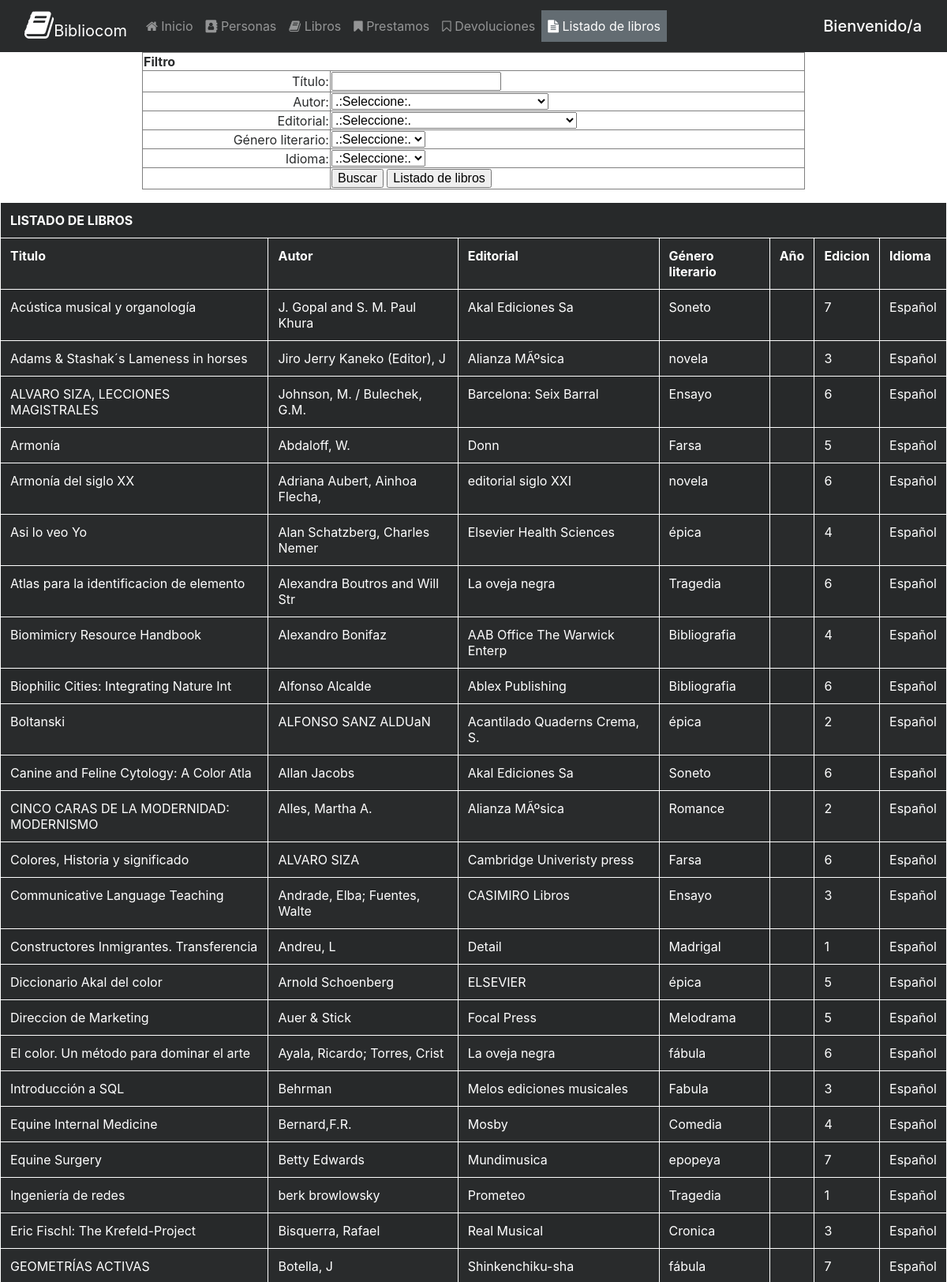
The page /listado_libros.php (signed in, upper part) on the database its author committed.
### tables this page shows
create table libro
(
	id_libro int(10) not null auto_increment,
	titulo varchar(40) not null,
	id_autor_fk int(10) not null,
	id_editorial_fk int(10) not null,
	id_genero_lit_fk int(10) not null,
	año int(5) not null,
	edicion int(10) not null,
	id_idioma_fk int(10) not null, 
	primary key(id_libro),
	foreign key(id_autor_fk) references autor(id_autor),
	foreign key(id_editorial_fk) references editorial(id_editorial),
	foreign key(id_genero_lit_fk) references genero_lit(id_genero_lit),
	foreign key(id_idioma_fk) references idioma(id_idioma)
);

create table autor
(
	id_autor int(10) not null auto_increment,
	nombre_autor text not null,
	primary key(id_autor)
);

create table editorial
(
	id_editorial int(10) not null auto_increment,
	nombre_editorial varchar(30) not null,
	primary key(id_editorial)
);

create table genero_lit
(
	id_genero_lit int(10) not null auto_increment,
	nombre_genero_lit varchar(20) not null,
	primary key(id_genero_lit)
);

create table idioma
(
	id_idioma int(10) not null auto_increment,
	nombre_idioma varchar(30) not null,
	primary key(id_idioma)
);

### listado_libros.php (the view, shortened to what this page needs)
<?php
$link = conectar();
extract($_POST);
$id_per = $_SESSION['id_per'];
$query_per = "SELECT * FROM persona WHERE id_persona = '$id_per'";
$result_per = mysqli_query($link, $query_per) ;
$datosPersona = mysqli_fetch_array($result_per);
extract($datosPersona);
$condicion_autor ="";
$condicion_editorial ="";
$condicion_genero_literario ="";
$condicion_idioma = "";
$condicion_titulo = "";
$query_filtro = "select l.titulo as Titulo, a.nombre_autor as Autor, e.nombre_editorial as Editorial, g.nombre_genero_lit as Genero_Literario, l.edicion, i.nombre_idioma as Idioma
from libro l, autor a, editorial e, genero_lit g, idioma i
where
			l.id_autor_fk = a.id_autor and
			l.id_editorial_fk = e.id_editorial and
			l.id_genero_lit_fk = g.id_genero_lit and
			l.id_idioma_fk =  i.id_idioma";
 $query_completa = $query_filtro.$condicion_autor.$condicion_editorial.$condicion_genero_literario.$condicion_idioma.$condicion_titulo;
$result_lista = mysqli_query($link, $query_completa);
?>
<html>
<head>
    <link rel="stylesheet" href="css/estilosBiblioteca.css">
    <link rel="stylesheet" href="css/font-awesome.min.css">
</head>
<body>
<header class="encabezado">
          <nav class="navbar navbar-toggleable-md navbar-inverse bg-inverse">
          <div class="container">
  <a class="navbar-brand" href="index.php"><i class="fa fa-book fa-2x" aria-hidden="true"></i>Bibliocom</a>
  <div class="collapse navbar-collapse" id="navbarTogglerDemo02">
    <ul class="navbar-nav mr-auto mt-2 mt-md-0">
      <li class="nav-item">
        <a class="nav-link" href="index.php"><i class="fa fa-home" aria-hidden="true"></i>     Inicio <span class="sr-only">(current)</span></a>
      </li>
      <li class="nav-item">
        <a class="nav-link" href="http://localhost/proyectobd2/personas.php" ><i class="fa fa-address-book" aria-hidden="true"></i>      Personas</a>
      </li>
      <li class="nav-item">
        <a class="nav-link" href="http://localhost/proyectobd2/libros.php"><i class="fa fa-book" aria-hidden="true"></i>      Libros</a>
      </li>
      <li class="nav-item">
        <a class="nav-link" href="http://localhost/proyectobd2/prestamos.php"><i class="fa fa-bookmark" aria-hidden="true"></i>      Prestamos</a>
      </li>
      <li class="nav-item">
        <a class="nav-link" href="http://localhost/proyectobd2/devoluciones.php"><i class="fa fa-bookmark-o" aria-hidden="true"></i>      Devoluciones</a>
      </li>
      <li class="nav-item active badge-default">
        <a class="nav-link" href="http://localhost/proyectobd2/listado_libros.php"><i class="fa fa-file-text" aria-hidden="true"></i>     Listado de libros</a>
      </li>
    </ul>
  </div>
  </div>
   <h1 class="navbar-brand mb-0">Bienvenido/a <?php echo "$nombre $apellido";  ?></h1>
</nav>
      </header>
	<form action="" method="post" class="form-group">
		<table width="70%" align="center" border='1'>
			<tr>
				<th colspan="2">
					Filtro
				</th>
			</tr>
			<tr>
				<td align="right">
					Título:
				</td>
				<td>
					<input type="text" name="sl_titulo" id="sl_titulo">
				</td>
			</tr>
			<tr>
			<tr>
				<td align="right">
					Autor:
				</td>
				<td>
					<select id="sl_autor" name="sl_autor">
						<option value='0'>.:Seleccione:.</option>;
				</td>
			</tr>
			<tr>
				<td align="right">
					Editorial:
				</td>
				<td>
					<select id="sl_editorial" name="sl_editorial">
						<option value='0'>.:Seleccione:.</option>
				</td>
			</tr>
			<tr>
				<td align="right">
					Género literario:
				</td>
				<td>
					<select id="sl_genero_lit" name="sl_genero_lit">
						<option value='0'>.:Seleccione:.</option>
				</td>
			</tr>
			<tr>
				<td align="right">
					Idioma:
				</td>
				<td>
					<select id="sl_idioma" name="sl_idioma">
						<option value='0'>.:Seleccione:.</option>
				</td>
			</tr>
			<tr>
				<td >
				</td>
				<td>
					<input type="submit" id="btn_filtro" name="btn_filtro" value="Buscar"/>
					<input type="button" value="Listado de libros" onclick="window.open('http://localhost/BasesDeDatosUDEC/inicioBiblioteca.html')" />
				</td>
			</tr>
		</table>
	</form>
	<table width="90%" align="center" border='1' class="table table-striped table-inverse">
		<tr>
			<th colspan="7">
				LISTADO DE LIBROS
			</th>
		</tr>
		<tr>
			<th>Titulo</th>
			<th>Autor</th>
			<th>Editorial</th>
			<th>Género literario</th>
			<th>Año</th>
			<th>Edicion</th>
			<th>Idioma</th>
		</tr>
		<?php
		while($fila_listado = mysqli_fetch_array($result_lista))
		{
			extract($fila_listado);
			echo "
				<tr>
					<td>$Titulo</td>
					<td>$Autor</td>
					<td>$Editorial</td>
					<td>$Genero_Literario</td>
					<td>$anio</td>
					<td>$edicion</td>
					<td>$Idioma</td>
				</tr>";
		}
		?>
	</table>
</body>
</html>

### rows shown on the page
libro: titulo "Acústica musical y organología", id_autor_fk.nombre_autor "J. Gopal and S. M. Paul Khura", id_editorial_fk.nombre_editorial "Akal Ediciones Sa", id_genero_lit_fk.nombre_genero_lit "Soneto", edicion "7", id_idioma_fk.nombre_idioma "Español"
libro: titulo "Adams & Stashak´s Lameness in horses", id_autor_fk.nombre_autor "Jiro Jerry Kaneko (Editor), J", id_editorial_fk.nombre_editorial "Alianza MÃºsica", id_genero_lit_fk.nombre_genero_lit "novela", edicion "3", id_idioma_fk.nombre_idioma "Español"
libro: titulo "ALVARO SIZA, LECCIONES MAGISTRALES", id_autor_fk.nombre_autor "Johnson, M. / Bulechek, G.M.", id_editorial_fk.nombre_editorial "Barcelona: Seix Barral", id_genero_lit_fk.nombre_genero_lit "Ensayo", edicion "6", id_idioma_fk.nombre_idioma "Español"
libro: titulo "Armonía", id_autor_fk.nombre_autor "Abdaloff, W.", id_editorial_fk.nombre_editorial "Donn", id_genero_lit_fk.nombre_genero_lit "Farsa", edicion "5", id_idioma_fk.nombre_idioma "Español"
libro: titulo "Armonía del siglo XX", id_autor_fk.nombre_autor "Adriana Aubert, Ainhoa Flecha,", id_editorial_fk.nombre_editorial "editorial siglo XXI", id_genero_lit_fk.nombre_genero_lit "novela", edicion "6", id_idioma_fk.nombre_idioma "Español"
libro: titulo "Asi lo veo Yo", id_autor_fk.nombre_autor "Alan Schatzberg, Charles Nemer", id_editorial_fk.nombre_editorial "Elsevier Health Sciences", id_genero_lit_fk.nombre_genero_lit "épica", edicion "4", id_idioma_fk.nombre_idioma "Español"
libro: titulo "Atlas para la identificacion de elemento", id_autor_fk.nombre_autor "Alexandra Boutros and Will Str", id_editorial_fk.nombre_editorial "La oveja negra", id_genero_lit_fk.nombre_genero_lit "Tragedia", edicion "6", id_idioma_fk.nombre_idioma "Español"
libro: titulo "Biomimicry Resource Handbook", id_autor_fk.nombre_autor "Alexandro Bonifaz", id_editorial_fk.nombre_editorial "AAB Office The Warwick Enterp", id_genero_lit_fk.nombre_genero_lit "Bibliografia", edicion "4", id_idioma_fk.nombre_idioma "Español"
libro: titulo "Biophilic Cities: Integrating Nature Int", id_autor_fk.nombre_autor "Alfonso Alcalde", id_editorial_fk.nombre_editorial "Ablex Publishing", id_genero_lit_fk.nombre_genero_lit "Bibliografia", edicion "6", id_idioma_fk.nombre_idioma "Español"
libro: titulo "Boltanski", id_autor_fk.nombre_autor "ALFONSO SANZ ALDUaN", id_editorial_fk.nombre_editorial "Acantilado Quaderns Crema, S.", id_genero_lit_fk.nombre_genero_lit "épica", edicion "2", id_idioma_fk.nombre_idioma "Español"
libro: titulo "Canine and Feline Cytology: A Color Atla", id_autor_fk.nombre_autor "Allan Jacobs", id_editorial_fk.nombre_editorial "Akal Ediciones Sa", id_genero_lit_fk.nombre_genero_lit "Soneto", edicion "6", id_idioma_fk.nombre_idioma "Español"
libro: titulo "CINCO CARAS DE LA MODERNIDAD: MODERNISMO", id_autor_fk.nombre_autor "Alles, Martha A.", id_editorial_fk.nombre_editorial "Alianza MÃºsica", id_genero_lit_fk.nombre_genero_lit "Romance", edicion "2", id_idioma_fk.nombre_idioma "Español"
libro: titulo "Colores, Historia y significado", id_autor_fk.nombre_autor "ALVARO SIZA", id_editorial_fk.nombre_editorial "Cambridge Univeristy press", id_genero_lit_fk.nombre_genero_lit "Farsa", edicion "6", id_idioma_fk.nombre_idioma "Español"
libro: titulo "Communicative Language Teaching", id_autor_fk.nombre_autor "Andrade, Elba; Fuentes, Walte", id_editorial_fk.nombre_editorial "CASIMIRO Libros", id_genero_lit_fk.nombre_genero_lit "Ensayo", edicion "3", id_idioma_fk.nombre_idioma "Español"
libro: titulo "Constructores Inmigrantes. Transferencia", id_autor_fk.nombre_autor "Andreu, L", id_editorial_fk.nombre_editorial "Detail", id_genero_lit_fk.nombre_genero_lit "Madrigal", edicion "1", id_idioma_fk.nombre_idioma "Español"
libro: titulo "Diccionario Akal del color", id_autor_fk.nombre_autor "Arnold Schoenberg", id_editorial_fk.nombre_editorial "ELSEVIER", id_genero_lit_fk.nombre_genero_lit "épica", edicion "5", id_idioma_fk.nombre_idioma "Español"
libro: titulo "Direccion de Marketing", id_autor_fk.nombre_autor "Auer & Stick", id_editorial_fk.nombre_editorial "Focal Press", id_genero_lit_fk.nombre_genero_lit "Melodrama", edicion "5", id_idioma_fk.nombre_idioma "Español"
libro: titulo "El color. Un método para dominar el arte", id_autor_fk.nombre_autor "Ayala, Ricardo; Torres, Crist", id_editorial_fk.nombre_editorial "La oveja negra", id_genero_lit_fk.nombre_genero_lit "fábula", edicion "6", id_idioma_fk.nombre_idioma "Español"
libro: titulo "Introducción a SQL", id_autor_fk.nombre_autor "Behrman", id_editorial_fk.nombre_editorial "Melos ediciones musicales", id_genero_lit_fk.nombre_genero_lit "Fabula", edicion "3", id_idioma_fk.nombre_idioma "Español"
libro: titulo "Equine Internal Medicine", id_autor_fk.nombre_autor "Bernard,F.R.", id_editorial_fk.nombre_editorial "Mosby", id_genero_lit_fk.nombre_genero_lit "Comedia", edicion "4", id_idioma_fk.nombre_idioma "Español"
libro: titulo "Equine Surgery", id_autor_fk.nombre_autor "Betty Edwards", id_editorial_fk.nombre_editorial "Mundimusica", id_genero_lit_fk.nombre_genero_lit "epopeya", edicion "7", id_idioma_fk.nombre_idioma "Español"
libro: titulo "Ingeniería de redes", id_autor_fk.nombre_autor "berk browlowsky", id_editorial_fk.nombre_editorial "Prometeo", id_genero_lit_fk.nombre_genero_lit "Tragedia", edicion "1", id_idioma_fk.nombre_idioma "Español"
libro: titulo "Eric Fischl: The Krefeld-Project", id_autor_fk.nombre_autor "Bisquerra, Rafael", id_editorial_fk.nombre_editorial "Real Musical", id_genero_lit_fk.nombre_genero_lit "Cronica", edicion "3", id_idioma_fk.nombre_idioma "Español"
libro: titulo "GEOMETRÍAS ACTIVAS", id_autor_fk.nombre_autor "Botella, J", id_editorial_fk.nombre_editorial "Shinkenchiku-sha", id_genero_lit_fk.nombre_genero_lit "fábula", edicion "7", id_idioma_fk.nombre_idioma "Español"
